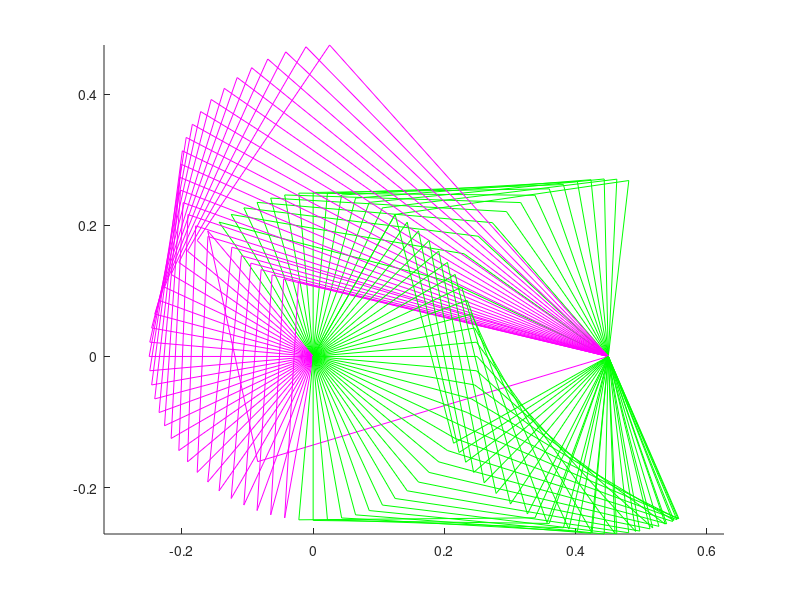

MATLAB code for this plot:
clear all
clc

% Come prima cosa scrivo i valori dei dati geometrici
z1=0.25; z2=0.36; z3=0.27; z4=0.45;

% Ora scrivo dei valori di primo tentativo in radianti (per fare Newton)
% Scrivo due coppie di valori, così usando uno o l'altro vedo la differenza
incognite=[0.3; 5.2];
% Uso la prima coppia di valori, quindi la seconda la nascondo con "%"
%incognite=[-0.1; -0.2];

% Imposto un epsilon "di arresto"
epsilon=0.001;

% Faccio un ciclo con iterazioni da 60 gradi a 360+60 gradi con passo 5
for i=60:5:420

    % Scrivo la coordinata indipendente in radianti (dipendente da i)
    phi1=i*pi/180;
    
    % Imposto un errore fuori dal ciclo che verrà aggiornato a ogni ciclo
    errore=50;

    max_iter=100; % massimo numero di iterazioni per sicurezza
    iter=0;
    errato=0;

    %Scrivo il ciclo che fa il calcolo del metodo di Newton
    while errore>epsilon

        % Assegno alla variabile phi2 e phi3 i valori delle incognite
        phi2=incognite(1);
        phi3=incognite(2);
    
        % Scrivo la funzione F
        F=[z1*cos(phi1)+z2*cos(phi2)+z3*cos(phi3)-z4;...
           z1*sin(phi1)+z2*sin(phi2)+z3*sin(phi3)];

        % Aggiorno l'errore
        errore=norm(F);

        % Scrivo la Jacobiana
        J=[-z2*sin(phi2), -z3*sin(phi3);...
           z2*cos(phi2), z3*cos(phi3)];
    
        % Scrivo la formula per trovare l'indice i+1
        incognite_piu_1=incognite-inv(J)*F;

        % Aggiorno le incognite con quelle appena calcolate
        incognite=incognite_piu_1;

        % Se la configurazione diverge fa in modo che si passi alla configurazione successiva
        if iter>max_iter
            errato=1;
            break;
        end
        iter = iter + 1;

    end

    % PLOTTO I RISULTATI

    if errato~=1

        % Calcolo le coordinate dei punti B, C, D
        B=[z4; 0];
        C=z1*[cos(phi1); sin(phi1)];
        D=C+z2*[cos(phi2); sin(phi2)];
    
        % Apro la figura 1
        figure(1)
    
        % Mantengo aperta la figura 1 per sovrapporre le linee
        hold on
    
        % Faccio si che gli assi x e y siano uguali
        axis equal
    
        % Plot_1: primo parametro=vettore con solo le componenti x dei due punti...
        % estremi della retta (primo vettore=[Ax, Cx]) secondo parametro=vettore...
        % con solo le componenti y dei due punti estremi della retta (secondo vettore=[Ay, Cy])
        plot([0, C(1)], [0, C(2)], 'g')
    
        % Plot_2: primo parametro=vettore con solo le componenti x dei due punti...
        % estremi della retta (primo vettore=[Cx, Dx]) secondo parametro=vettore...
        % con solo le componenti y dei due punti estremi della retta (secondo vettore=[Cy, Dy])
        plot([C(1), D(1)], [C(2), D(2)], 'g')
    
        % Plot_3: primo parametro=vettore con solo le componenti x dei due punti...
        % estremi della retta (primo vettore=[Dx, Bx]) secondo parametro=vettore...
        % con solo le componenti y dei due punti estremi della retta (secondo vettore=[Dy, By])
        plot([D(1), B(1)], [D(2), B(2)], 'g')
        
        % Forzo matlab ad aggiornare la finestra grafica ad ogni iterazione
        drawnow

    else
        % Calcolo le coordinate dei punti B, C, D
        B=[z4; 0];
        C=z1*[cos(phi1); sin(phi1)];
        D=C+z2*[cos(phi2); sin(phi2)];
    
        % Apro la figura 1
        figure(1)
    
        % Mantengo aperta la figura 1 per sovrapporre le linee
        hold on
    
        % Faccio si che gli assi x e y siano uguali
        axis equal
    
        % Plot_1: primo parametro=vettore con solo le componenti x dei due punti...
        % estremi della retta (primo vettore=[Ax, Cx]) secondo parametro=vettore...
        % con solo le componenti y dei due punti estremi della retta (secondo vettore=[Ay, Cy])
        plot([0, C(1)], [0, C(2)], 'm')
    
        % Plot_2: primo parametro=vettore con solo le componenti x dei due punti...
        % estremi della retta (primo vettore=[Cx, Dx]) secondo parametro=vettore...
        % con solo le componenti y dei due punti estremi della retta (secondo vettore=[Cy, Dy])
        plot([C(1), D(1)], [C(2), D(2)], 'm')
    
        % Plot_3: primo parametro=vettore con solo le componenti x dei due punti...
        % estremi della retta (primo vettore=[Dx, Bx]) secondo parametro=vettore...
        % con solo le componenti y dei due punti estremi della retta (secondo vettore=[Dy, By])
        plot([D(1), B(1)], [D(2), B(2)], 'm')
        
        % Forzo matlab ad aggiornare la finestra grafica ad ogni iterazione
        drawnow
    end


end
